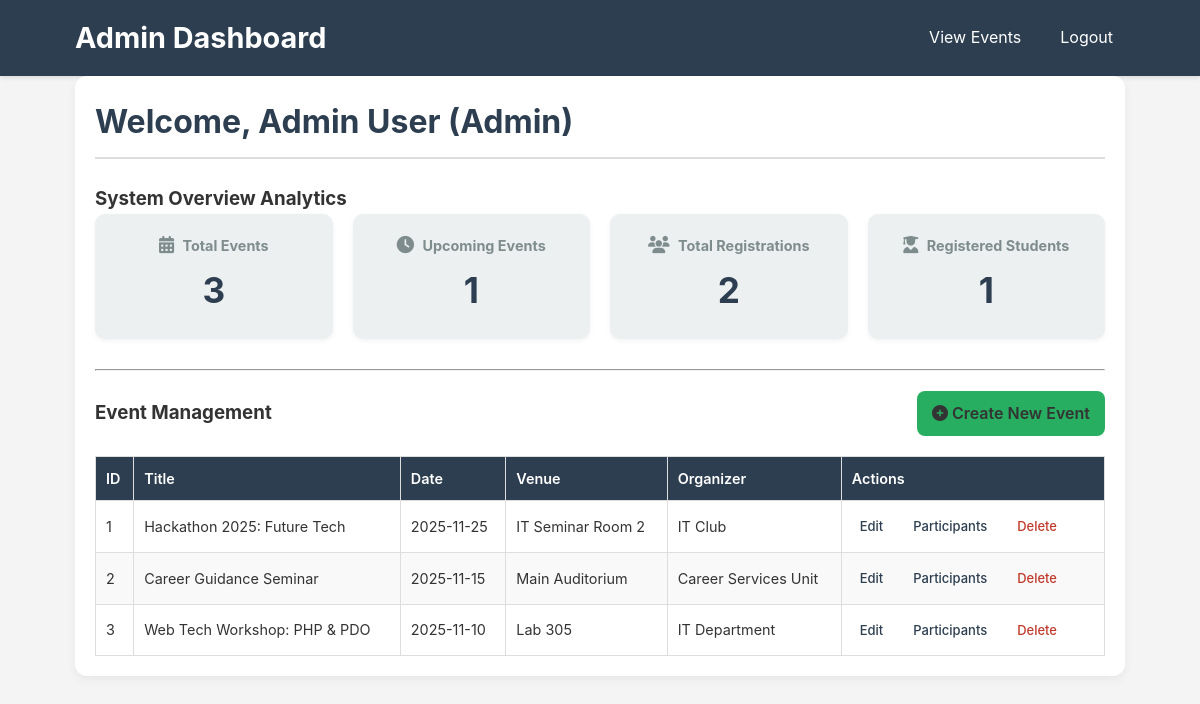
Page /project/admin/dashboard.php (signed in) on the committed database.
### tables this page shows
CREATE TABLE `events` (
    `event_id` INT AUTO_INCREMENT PRIMARY KEY,
    `title` VARCHAR(255) NOT NULL,
    `date` DATE NOT NULL,
    `time` TIME,  
    `venue` VARCHAR(150) NOT NULL,
    `description` TEXT,
    `organizer` VARCHAR(100) NOT NULL,  
    `max_participants` INT DEFAULT 0,  
    `created_by_user_id` INT,  
    `created_at` TIMESTAMP DEFAULT CURRENT_TIMESTAMP,
    
     
    FOREIGN KEY (`created_by_user_id`) REFERENCES `users`(`user_id`) ON DELETE SET NULL
);

### project/admin/dashboard.php (the view, shortened to what this page needs)
<?php
require_once '../config/db_connect.php';
$analytics = [
    'total_events' => 0,
    'total_registrations' => 0,
    'total_users' => 0,
    'upcoming_events' => 0,
];
try {
    $stmt = $pdo->query("SELECT COUNT(*) FROM events");
    $analytics['total_events'] = $stmt->fetchColumn();
    $stmt = $pdo->query("SELECT COUNT(*) FROM registrations");
    $analytics['total_registrations'] = $stmt->fetchColumn();
    $stmt = $pdo->query("SELECT COUNT(*) FROM users WHERE role = 'student'");
    $analytics['total_users'] = $stmt->fetchColumn();
    $stmt = $pdo->query("SELECT COUNT(*) FROM events WHERE date >= CURDATE()");
    $analytics['upcoming_events'] = $stmt->fetchColumn();
    $stmt = $pdo->prepare("SELECT event_id, title, date, venue, organizer FROM events ORDER BY date DESC");
    $stmt->execute();
    $events = $stmt->fetchAll();
} catch (PDOException $e) {
    $status_message = "Database Error: Could not load data.";
    $status_class = 'status-error';
    $events = [];
}
?>
<!DOCTYPE html>
<html lang="en">
<head>
    <link rel="stylesheet" href="../assets/style.css">
</head>
<body>
    <header>
        <div class="container">
            <h1>Admin Dashboard</h1>
            <nav>
                <ul>
                    <li><a href="../index.php">View Events</a></li>
                    <li><a href="../logout.php">Logout</a></li>
                </ul>
            </nav>
        </div>
    </header>
    <main class="container">
        <div class="admin-dashboard">
            <h2>Welcome, <?php echo htmlspecialchars($_SESSION['user_name']); ?> (Admin)</h2>
            <h3>System Overview Analytics</h3>
            <div class="analytics-grid">
                <div class="stat-card">
                    <h4><i class="fas fa-calendar-alt"></i> Total Events</h4>
                    <div class="stat-value"><?php echo $analytics['total_events']; ?></div>
                </div>
                <div class="stat-card">
                    <h4><i class="fas fa-clock"></i> Upcoming Events</h4>
                    <div class="stat-value"><?php echo $analytics['upcoming_events']; ?></div>
                </div>
                <div class="stat-card">
                    <h4><i class="fas fa-users"></i> Total Registrations</h4>
                    <div class="stat-value"><?php echo $analytics['total_registrations']; ?></div>
                </div>
                <div class="stat-card">
                    <h4><i class="fas fa-user-graduate"></i> Registered Students</h4>
                    <div class="stat-value"><?php echo $analytics['total_users']; ?></div>
                </div>
            </div>
            <hr style="margin-bottom: 20px;">
            <div class="action-bar">
                <h3>Event Management</h3>
                <a href="event_form.php" class="create-btn"><i class="fas fa-plus-circle"></i> Create New Event</a>
            </div>
            <table class="events-table">
                <thead>
                    <tr>
                        <th>ID</th>
                        <th>Title</th>
                        <th>Date</th>
                        <th>Venue</th>
                        <th>Organizer</th>
                        <th>Actions</th>
                    </tr>
                </thead>
                <tbody>
                    <?php if (empty($events)): ?>
                        <tr><td colspan="6" style="text-align: center;">No events created yet.</td></tr>
                    <?php else: ?>
                        <?php foreach ($events as $event): ?>
                            <tr>
                                <td><?php echo htmlspecialchars($event['event_id']); ?></td>
                                <td><?php echo htmlspecialchars($event['title']); ?></td>
                                <td><?php echo date('Y-m-d', strtotime($event['date'])); ?></td>
                                <td><?php echo htmlspecialchars($event['venue']); ?></td>
                                <td><?php echo htmlspecialchars($event['organizer']); ?></td>
                                <td class="action-links">
                                    <a href="event_form.php?id=<?php echo $event['event_id']; ?>">Edit</a>
                                    <a href="#participants-<?php echo $event['event_id']; ?>" onclick="document.getElementById('p-<?php echo $event['event_id']; ?>').style.display='block';">Participants</a>
                                    <a href="delete_event.php?id=<?php echo $event['event_id']; ?>"
                                       onclick="return confirmDelete('<?php echo htmlspecialchars($event['title'], ENT_QUOTES); ?>')"
                                       class="delete-link">Delete</a>
                                </td>
                            </tr>
                        <?php endforeach; ?>
                    <?php endif; ?>
                </tbody>
            </table>
        </div>
    </main>
</body>
</html>

### project/assets/style.css (style rules this page uses)
:root { --primary-color: #2c3e50; --secondary-color: #3498db; --accent-color: #e74c3c; --text-color: #333; --light-bg: #f4f4f4; --border-color: #ddd; --success-color: #27ae60; --error-color: #c0392b; }
* { box-sizing: border-box; margin: 0; padding: 0; }
body { font-family: -apple-system, BlinkMacSystemFont, "Segoe UI", Roboto, "Helvetica Neue", Arial, sans-serif; line-height: 1.6; color: var(--text-color); background-color: var(--light-bg); }
a { color: var(--secondary-color); text-decoration: none; }
.container { width: 90%; max-width: 1200px; margin: 0 auto; padding: 0 15px; }
header { background-color: var(--primary-color); color: white; padding: 15px 0; box-shadow: 0 2px 4px rgba(0, 0, 0, 0.1); }
header h1 { font-size: 1.8em; margin-right: 20px; }
header .container { display: flex; justify-content: space-between; align-items: center; flex-wrap: wrap; }
nav ul { list-style: none; display: flex; gap: 15px; }
nav a { color: white; padding: 8px 12px; border-radius: 5px; transition: background-color 0.3s; }
main { padding: 40px 0; }
main h2 { color: var(--primary-color); margin-bottom: 25px; font-size: 2em; border-bottom: 2px solid var(--border-color); padding-bottom: 10px; }
.action-links a { margin-right: 10px; padding: 5px 8px; border-radius: 4px; font-size: 0.9em; display: inline-flex; align-items: center; }

### project/admin/dashboard.php (style rules this page uses)
.admin-dashboard { background: #fff; padding: 20px; border-radius: 12px; box-shadow: 0 4px 10px rgba(0,0,0,0.05); }
.action-bar { margin-bottom: 20px; display: flex; justify-content: space-between; align-items: center; }
.action-bar a { text-decoration: none; padding: 10px 15px; border-radius: 8px; font-weight: 600; }
.create-btn { background-color: var(--success-color); color: var(--text-light); }
.events-table, .participants-table { width: 100%; border-collapse: collapse; margin-top: 15px; font-size: 0.9em; }
.events-table th, .events-table td, .participants-table th, .participants-table td { border: 1px solid #ddd; padding: 10px; text-align: left; }
.events-table th { background-color: var(--primary-color); color: white; font-weight: 600; }
.events-table tr:nth-child(even) { background-color: #f9f9f9; }
.action-links a { margin-right: 10px; color: var(--primary-color); text-decoration: none; font-weight: 500; }
.action-links .delete-link { color: var(--error-color); }
.analytics-grid { display: grid; grid-template-columns: repeat(auto-fit, minmax(200px, 1fr)); gap: 20px; margin-bottom: 30px; }
.stat-card { background: #ecf0f1; padding: 20px; border-radius: 10px; text-align: center; box-shadow: 0 2px 5px rgba(0,0,0,0.05); transition: background 0.3s; }
.stat-card h4 { color: #7f8c8d; font-size: 0.9em; margin-bottom: 5px; }
.stat-card .stat-value { font-size: 2.2em; font-weight: 700; color: var(--primary-color); }
.stat-card i { font-size: 1.2em; margin-right: 5px; }

### rows in the picture
events: event_id "1", title "Hackathon 2025: Future Tech", date "2025-11-25", venue "IT Seminar Room 2", organizer "IT Club"
events: event_id "2", title "Career Guidance Seminar", date "2025-11-15", venue "Main Auditorium", organizer "Career Services Unit"
events: event_id "3", title "Web Tech Workshop: PHP & PDO", date "2025-11-10", venue "Lab 305", organizer "IT Department"

### other values in the picture
$_SESSION['user_name'] "Admin User"
$analytics['total_events'] "3"
$analytics['upcoming_events'] "1"
$analytics['total_registrations'] "2"
$analytics['total_users'] "1"
